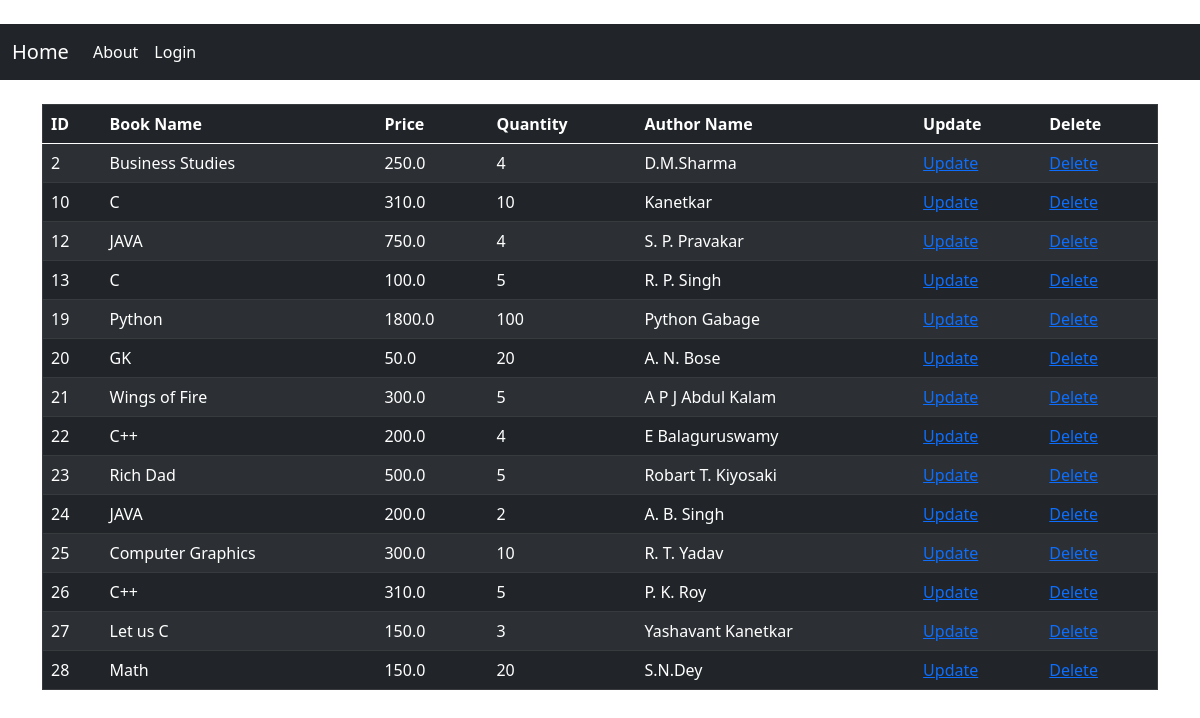
/book/book_display, run on the app's committed database.
### bookApp/models.py (models this page shows)
class Book(models.Model):
    id = models.AutoField(primary_key=True)
    name = models.CharField(max_length=100)
    price = models.FloatField()
    qty = models.IntegerField()
    au_name = models.CharField(max_length=100)

### bookApp/views.py (the view)
# urls.py: path('book_display', views.book_display,name='book_display'),
def book_display(request):
    book_data = Book.objects.raw('select * from bookApp_book')
    return render(request,'bookApp/display.html',{'book_data':book_data})

### bookApp/templates/bookApp/display.html
{% extends 'startup.html' %}
{% block content %}
<table border="1" cellpadding="10 px" class="table table-dark table-striped">
<thead>
<th>ID</th>
<th>Book Name</th>
<th>Price</th>
<th>Quantity</th>
<th>Author Name</th>
<th>Update</th>
<th>Delete</th>
</thead>
{% for dip in book_data  %}
<tr>
    <td >{{dip.id}}</td>
    <td >{{dip.name}}</td>
    <td >{{dip.price}}</td>
    <td >{{dip.qty}}</td>
    <td >{{dip.au_name}}</td>
    <td ><a href=" {% url 'book_update' dip.id %} "> Update</a></td>
    <td ><a href=" {% url 'book_delete' dip.id %} "> Delete</a></td>
{% endfor %}
</tr>
</table>
{% endblock  %}

### templates/startup.html (shortened to what this page needs)
﻿{% load static %}
<!DOCTYPE html>
<html xmlns="http://www.w3.org/1999/xhtml">
<head>
    <link rel="stylesheet" href=" {% static 'css/style1.css' %} ">
    <link rel="stylesheet" href=" {% static 'css/flexslider.css' %} ">
    <link rel="stylesheet" href=" {% static 'css/font-awesome.min.css' %} ">
    <link rel="stylesheet" href=" {% static 'css/bootstrap.css' %} ">
    <link href="/static/css/assets/css/style1.css" rel="stylesheet" />
  <link rel="stylesheet" href="https://cdnjs.cloudflare.com/ajax/libs/font-awesome/5.12.0/css/all.min.css" />
  <link rel="stylesheet" href="/static/css/styling.css">
    <link href="https://cdn.jsdelivr.net/npm/bootstrap@5.0.1/dist/css/bootstrap.min.css" rel="stylesheet">
</head>
<body >
    {% include "navbar.html" %}
    <div class="container">
   {% block content %}{% endblock  %}
 </div>
</body>
</html>

### templates/navbar.html (shortened to what this page needs)
<link href="https://cdn.jsdelivr.net/npm/bootstrap@5.0.2/dist/css/bootstrap.min.css" rel="stylesheet">
<nav class="navbar navbar-expand-lg navbar-dark bg-dark">
  <div class="container-fluid">
    <a class="navbar-brand" href=" {% url 'start_page' %} ">Home</a>
    <div class="collapse navbar-collapse" id="navbarNav">
      <ul class="navbar-nav">
        <li class="nav-item">
          <a class="nav-link active" aria-current="page" href=" {% url 'home' %}">About</a>
        </li>
        {% if user.is_authenticated %}
        <li class="nav-item">
          <a class="nav-link active" href=" {% url 'portal' %} ">Portal</a>
        </li>
        <li class="nav-item">
          <a class="nav-link active" href=" {% url 'display' %} ">Display All</a>
        </li>
        <li class="nav-item">
          <a class="nav-link active" href="{% url 'search_student' %}">Search</a>
        </li>
        <!-- <li class="nav-item">
          <a class="nav-link active" href=" {% url 'logout' %} ">Logout</a>
        </li>  -->
        <li class="nav-item dropdown">
          <a class="nav-link dropdown-toggle" href="#" id="navbarDropdown" role="button" data-bs-toggle="dropdown" aria-expanded="false">
            User
            </a>
          <ul class="dropdown-menu dropdown-menu-dark" aria-labelledby="navbarDropdown">
            <li><a class="dropdown-item active" href="{% url 'tea_profile' %}">My Profile</a></li>
            <li><a class="dropdown-item" href="{% url 'tea_register' %}">Add Teacher</a></li>
            <li><a class="dropdown-item " href="{% url 'logout' %} ">Logout</a></li>
          </ul>
        </li>
        {% else %}
        <li class="nav-item">
          <a class="nav-link active" href=" {% url 'main' %} " disabled>Login</a>
        </li>
        {% endif %}
      </ul>
    </div>
  </div>
</nav>
<br>

### data on the page
Book: id "2", name "Business Studies", price "250.0", qty "4", au_name "D.M.Sharma"
Book: id "10", name "C", price "310.0", qty "10", au_name "Kanetkar"
Book: id "12", name "JAVA", price "750.0", qty "4", au_name "S. P. Pravakar"
Book: id "13", name "C", price "100.0", qty "5", au_name "R. P. Singh"
Book: id "19", name "Python", price "1800.0", qty "100", au_name "Python Gabage"
Book: id "20", name "GK", price "50.0", qty "20", au_name "A. N. Bose"
Book: id "21", name "Wings of Fire", price "300.0", qty "5", au_name "A P J Abdul Kalam"
Book: id "22", name "C++", price "200.0", qty "4", au_name "E Balaguruswamy"
Book: id "23", name "Rich Dad", price "500.0", qty "5", au_name "Robart T. Kiyosaki"
Book: id "24", name "JAVA", price "200.0", qty "2", au_name "A. B. Singh"
Book: id "25", name "Computer Graphics", price "300.0", qty "10", au_name "R. T. Yadav"
Book: id "26", name "C++", price "310.0", qty "5", au_name "P. K. Roy"
Book: id "27", name "Let us C", price "150.0", qty "3", au_name "Yashavant Kanetkar"
Book: id "28", name "Math", price "150.0", qty "20", au_name "S.N.Dey"
